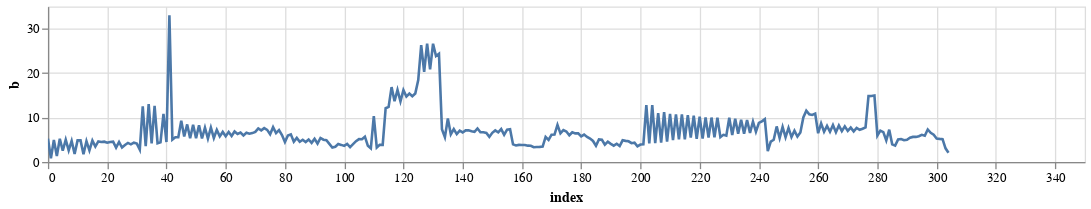

The notebook cell saved with this chart:
### Code cell
alt.Chart(distances.reset_index(), width=800, height=120).mark_line().encode(x='index', y='b').interactive()

### Figure 1 — Vega-Lite specification as saved in the notebook (floating-point values rounded to 4 significant figures; data arrays with more than 128 entries replaced by an {"elided": "..."} marker saying what was removed)
{"config": {"view": {"continuousWidth": 400, "continuousHeight": 300}}, "data": {"name": "data-25ea7f35e4b27aa2c8822cccda32f21c"}, "mark": "line", "encoding": {"x": {"type": "quantitative", "field": "index"}, "y": {"type": "quantitative", "field": "b"}}, "height": 120, "selection": {"selector002": {"type": "interval", "bind": "scales", "encodings": ["x", "y"]}}, "width": 800, "$schema": "https://vega.github.io/schema/vega-lite/v4.0.0.json", "datasets": {"data-25ea7f35e4b27aa2c8822cccda32f21c": {"elided": "305 records"}}}
